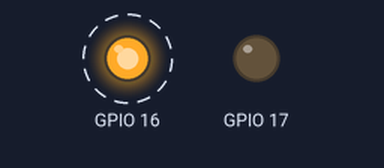
Bench run of a program on a simulated ESP32. Parts: output pins drawn as LEDs (lit = HIGH). Dashed ring = blinking.

Above: at 0.05 s.
At 2.93 s:
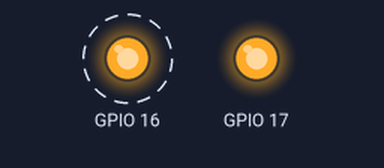
Timing chart, 0 to 3.5 s (numbered marks = the images above):
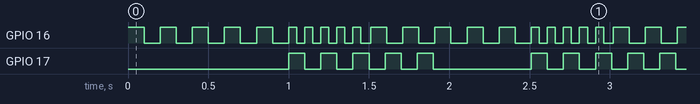

The program:

main.cpp
```cpp
#include <Arduino.h>

SemaphoreHandle_t semafor;

void blink1(void *pvParameters);
void blink2(void *pvParameters);

void setup() {
  pinMode(16, OUTPUT);
  pinMode(17, OUTPUT);

  semafor = xSemaphoreCreateBinary();
  xTaskCreate(blink1, "blink1", 2048, NULL, 1, NULL);
  xTaskCreate(blink2, "blink2", 2048, NULL, 1, NULL);
}

void loop() {

}

void blink1(void *pvParameters){
  while(1){
    for(int n = 0; n<5; n++){
      digitalWrite(16, 1);
      delay(100);
      digitalWrite(16, 0);
      delay(100);
    }
    xSemaphoreGive(semafor);
    for(int n = 0; n<5; n++){
      digitalWrite(16, 1);
      delay(50);
      digitalWrite(16, 0);
      delay(50);
    }
    delay(10);
  }
}

void blink2(void *pvParameters){
  while(1){
    xSemaphoreTake(semafor, portMAX_DELAY);
    for(int n = 0; n<5; n++){
      digitalWrite(17, 1);
      delay(100);
      digitalWrite(17, 0);
      delay(100);
    }

    delay(10);
  }
}
```

Measured:
- by itself, GPIO 16: alternates HIGH for 0.10 s and LOW for 0.08 s
- by itself, GPIO 17: repeats every 1.5 s: 4 × (LOW 0.10 s, HIGH 0.10 s), LOW 0.61 s, HIGH 0.10 s
